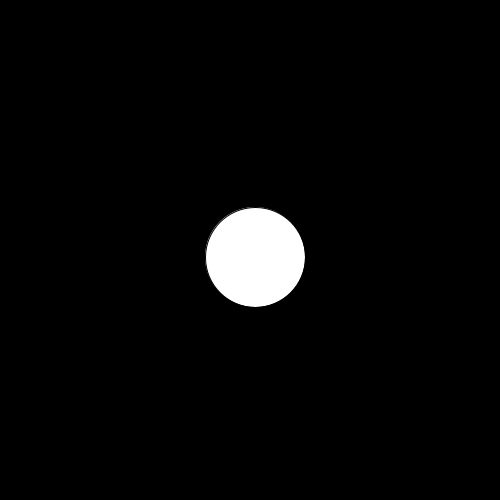
Frame 1 (no input)
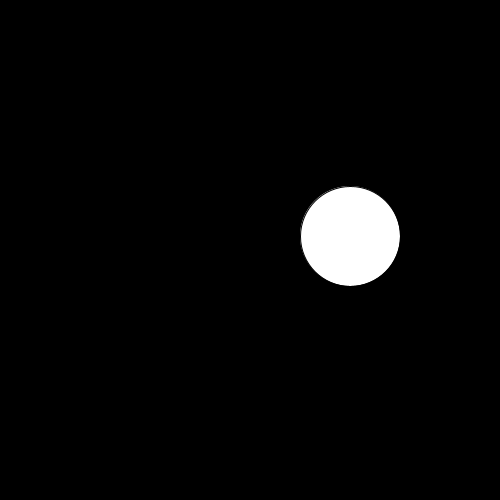
Frame 60 (the mouse pressed at the canvas centre just before this capture)
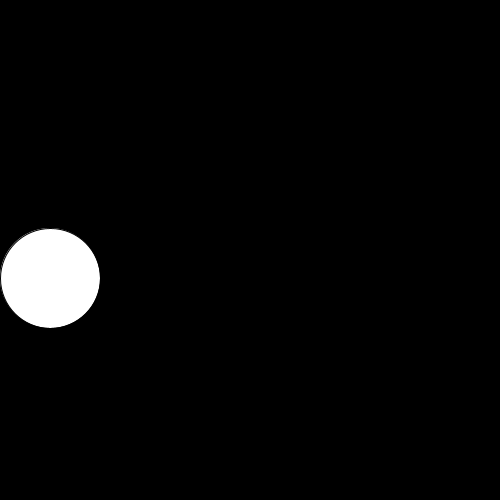
Frame 120 (the mouse held since frame 60 and released just before this capture)

The Processing sketch that drew these frames (run headless with seeded random() and noise(); from frame 60 on, the mouse is pressed at the canvas centre):

// Processing sketch: Vectors_
// ── Vectors_.pde
PVector position; 
PVector velocity; 
int radius = 100 ; 
void setup(){
  size (500, 500); 
  background(0); 
  
  position = new PVector(width/2, height/2); 
  velocity = new PVector(5, 7); 
  
  
}

void draw(){
  background(0); 
  position.add(velocity); 
  
  if( position.x >= (width- radius/2) || position.x <= radius/2){
     velocity.x = velocity.x *-1; 
  }
  
  if( position.y >= (height-radius/2) || position.y <= radius/2){
    velocity.y = velocity.y *-1 ; 
  }
  
  ellipse(position.x, position.y, radius, radius); 
}
